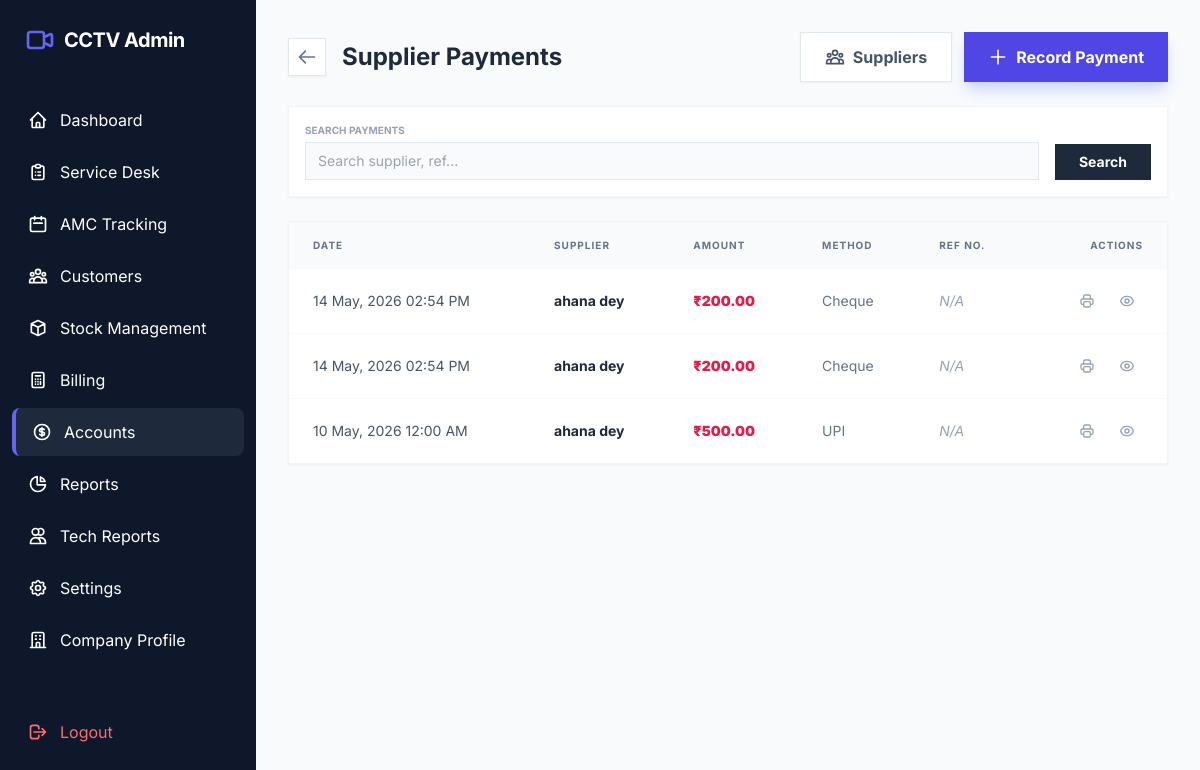
Page /admin/accounts/supplier_payments.php (signed in) on the committed database.
### tables this page shows
CREATE TABLE `vouchers` (
  `id` int(11) NOT NULL,
  `voucher_no` varchar(50) NOT NULL,
  `voucher_type` enum('Payment','Receipt') NOT NULL,
  `voucher_date` datetime DEFAULT NULL,
  `account_head` varchar(100) NOT NULL,
  `payee_payer` varchar(150) NOT NULL,
  `amount` decimal(10,2) NOT NULL,
  `payment_method` varchar(50) NOT NULL,
  `reference_no` varchar(100) DEFAULT NULL,
  `narration` text DEFAULT NULL,
  `created_at` timestamp NOT NULL DEFAULT current_timestamp(),
  `bank_name` varchar(150) DEFAULT NULL,
  `cheque_no` varchar(50) DEFAULT NULL,
  `cheque_date` date DEFAULT NULL
);

### admin/accounts/supplier_payments.php (the view, shortened to what this page needs)
<?php
require_once '../../includes/db_connect.php';
$search = $_GET['search'] ?? '';
$query = "SELECT * FROM vouchers WHERE voucher_type = 'Payment' AND account_head = 'Supplier Payment'";
$params = [];
$limit = 10;
$page = isset($_GET['p']) ? (int)$_GET['p'] : 1;
$offset = ($page - 1) * $limit;
$query .= " ORDER BY voucher_date DESC LIMIT $limit OFFSET $offset";
$stmt = $pdo->prepare($query);
$stmt->execute($params);
$payments = $stmt->fetchAll();
require_once '../../includes/header.php';
?>
<div class="space-y-6">
    <div class="flex flex-col md:flex-row justify-between items-start md:items-center gap-4">
        <div class="flex items-center gap-4">
            <a href="index.php" class="p-2 bg-white border border-slate-200 rounded-none text-slate-500 hover:text-indigo-600 transition shadow-sm">
                <svg xmlns="http://www.w3.org/2000/svg" class="h-5 w-5" fill="none" viewBox="0 0 24 24" stroke="currentColor"><path stroke-linecap="round" stroke-linejoin="round" stroke-width="2" d="M10 19l-7-7m0 0l7-7m-7 7h18" /></svg>
            </a>
            <h1 class="text-2xl font-bold text-slate-800">Supplier Payments</h1>
        </div>
        <div class="flex gap-3">
            <a href="suppliers.php" class="bg-white border border-slate-200 text-slate-600 px-6 py-3 rounded-none font-bold hover:bg-slate-50 transition shadow-sm flex items-center gap-2">
                Suppliers
            </a>
            <button onclick="openModal()" class="bg-indigo-600 text-white px-6 py-3 rounded-none font-bold hover:bg-indigo-700 transition shadow-lg shadow-indigo-200 flex items-center gap-2">
                <svg xmlns="http://www.w3.org/2000/svg" class="h-5 w-5" fill="none" viewBox="0 0 24 24" stroke="currentColor"><path stroke-linecap="round" stroke-linejoin="round" stroke-width="2" d="M12 4v16m8-8H4" /></svg>
                Record Payment
            </button>
        </div>
    </div>
    <form class="bg-white p-4 rounded-none border border-slate-100 shadow-sm flex gap-4 items-end">
        <div class="flex-1">
            <label class="block text-[10px] font-bold text-slate-400 uppercase mb-1">Search Payments</label>
            <input type="text" name="search" value="<?php echo htmlspecialchars($search); ?>" placeholder="Search supplier, ref..." class="w-full bg-slate-50 border border-slate-200 rounded-none px-3 py-2 text-sm outline-none focus:ring-2 focus:ring-indigo-500">
        </div>
        <button type="submit" class="bg-slate-800 text-white px-6 py-2 rounded-none text-sm font-bold hover:bg-slate-900 transition">Search</button>
    </form>
    <div class="bg-white rounded-none border border-slate-100 shadow-sm overflow-hidden">
        <div class="overflow-x-auto">
            <table class="w-full text-left">
                <thead>
                    <tr class="bg-slate-50 text-slate-500 text-[10px] uppercase tracking-widest font-bold">
                        <th class="px-6 py-4">Date</th>
                        <th class="px-6 py-4">Supplier</th>
                        <th class="px-6 py-4">Amount</th>
                        <th class="px-6 py-4">Method</th>
                        <th class="px-6 py-4">Ref No.</th>
                        <th class="px-6 py-4 text-right">Actions</th>
                    </tr>
                </thead>
                <tbody class="divide-y divide-slate-50">
                    <?php if (empty($payments)): ?>
                        <tr><td colspan="6" class="px-6 py-12 text-center text-slate-400">No supplier payments found.</td></tr>
                    <?php else: ?>
                        <?php foreach ($payments as $p): ?>
                        <tr class="hover:bg-slate-50/50 transition">
                            <td class="px-6 py-4 text-sm text-slate-600"><?php echo date('d M, Y h:i A', strtotime($p['voucher_date'])); ?></td>
                            <td class="px-6 py-4 text-sm font-bold text-slate-800"><?php echo htmlspecialchars($p['payee_payer']); ?></td>
                            <td class="px-6 py-4 text-sm font-black text-rose-600">₹<?php echo number_format($p['amount'], 2); ?></td>
                            <td class="px-6 py-4 text-sm text-slate-500"><?php echo htmlspecialchars($p['payment_method']); ?></td>
                            <td class="px-6 py-4 text-sm text-slate-400 italic"><?php echo htmlspecialchars($p['reference_no'] ?: 'N/A'); ?></td>
                            <td class="px-6 py-4 text-right">
                                <div class="flex justify-end gap-2">
                                    <a href="view_voucher.php?id=<?php echo $p['id']; ?>" target="_blank" class="p-2 text-slate-400 hover:text-indigo-600 hover:bg-indigo-50 rounded-none transition">
                                    </a>
                                    <button onclick='editPayment(<?php echo json_encode($p); ?>)' class="p-2 text-slate-400 hover:text-indigo-600 hover:bg-indigo-50 rounded-none transition">
                                    </button>
                                </div>
                            </td>
                        </tr>
                        <?php endforeach; ?>
                    <?php endif; ?>
                </tbody>
            </table>
        </div>
    </div>
</div>
<?php require_once '../../includes/footer.php'; ?>

### includes/header.php (style rules this page uses)
body { font-family: 'Inter', sans-serif; }

### rows in the picture
vouchers: voucher_date "14 May, 2026 02:54 PM", payee_payer "ahana dey", amount "200.00", payment_method "Cheque", reference_no "N/A"
vouchers: voucher_date "14 May, 2026 02:54 PM", payee_payer "ahana dey", amount "200.00", payment_method "Cheque", reference_no "N/A"
vouchers: voucher_date "10 May, 2026 12:00 AM", payee_payer "ahana dey", amount "500.00", payment_method "UPI", reference_no "N/A"
